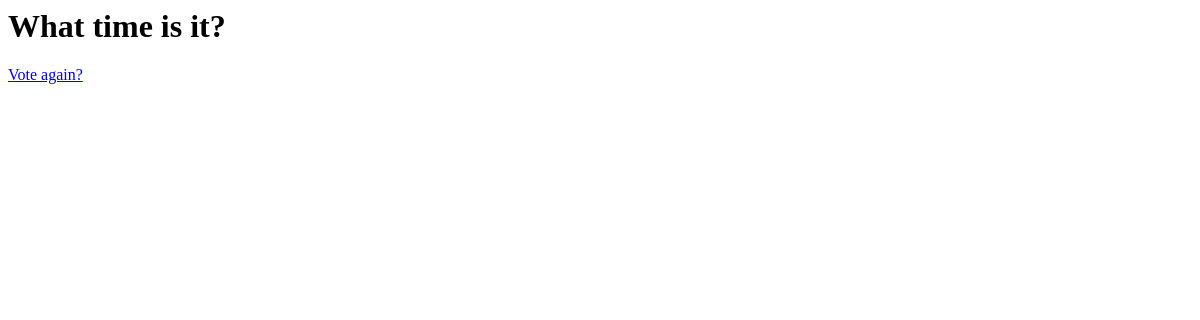
The app's page /polls/1/results/, older data.
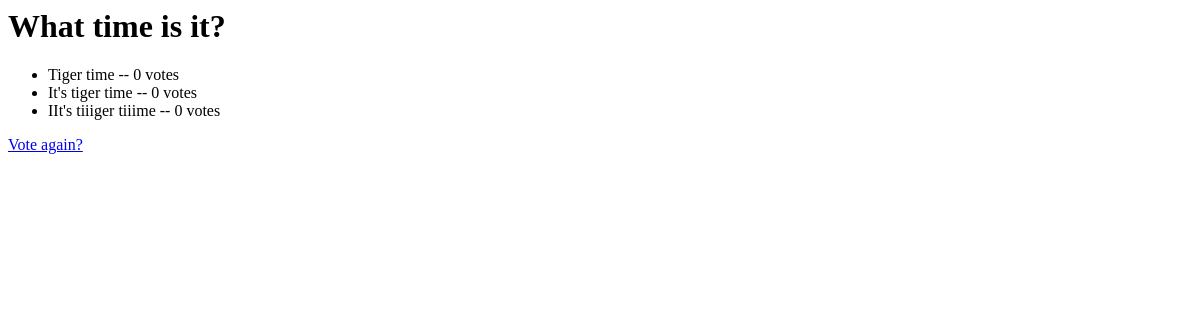
The same page, newer data.
### polls/models.py (models this page shows, shortened)
class Question(models.Model):
    question_text = models.CharField(max_length=200)
    pub_date = models.DateTimeField("date published")

class Choice(models.Model):
    question = models.ForeignKey(Question, on_delete=models.CASCADE)
    choice_text = models.CharField(max_length=200)
    votes = models.IntegerField(default=0)

### polls/views.py (the view)
# urls.py: path("<int:question_id>/results/", views.results, name="results"),
def results(request, question_id):
    question = get_object_or_404(Question, pk=question_id)
    return render(request, "polls/results.html", {"question": question})

### polls/templates/polls/results.html
<h1>{{question.question_text}}</h1>
<ul>
  {% for choice in question.choice_set.all %}
  <li>
    {{choice.choice_text}} -- {{choice.votes}} vote{{choice.votes|pluralize}}
  </li>
  {% endfor %}
</ul>
<a href="{% url 'polls:detail' question.id %}">Vote again?</a>

Row changes from the older to the newer data that the page shows:
added Choice: choice_text "Tiger time", votes "0"
added Choice: choice_text "It's tiger time", votes "0"
added Choice: choice_text "IIt's tiiiger tiiime", votes "0"
